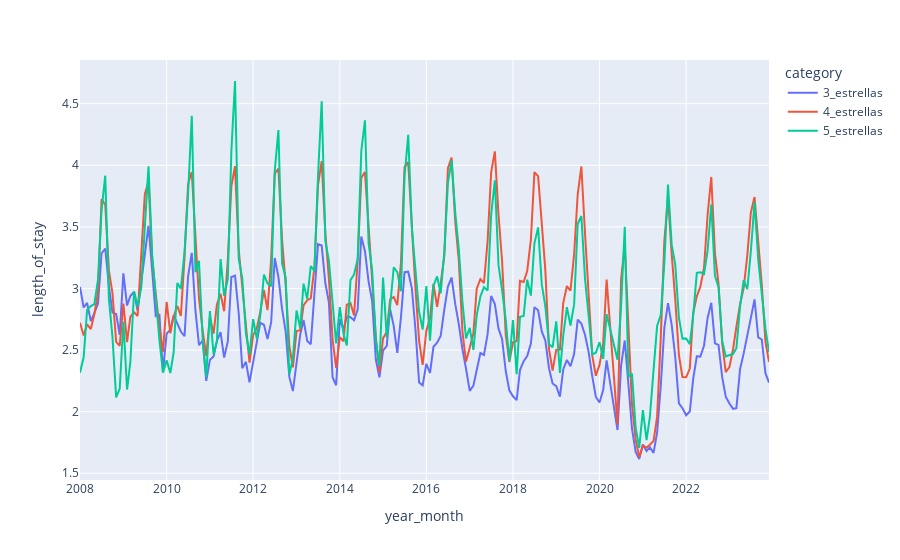

Notebook source saved alongside this figure:
### Code cell
# TODO: lineplot de la estancia media (en dias) por categoria

px.line(
    data_frame = df_cat_hotels,
    x = 'year_month',
    y = 'length_of_stay',
    color = 'category'
)

### Figure 1 — Plotly figure (JSON) as saved in the notebook; plotly's stock layout.template omitted (floating-point values rounded to 4 significant figures; data arrays with more than 128 entries replaced by an {"elided": "..."} marker saying what was removed)
{"data": [{"hovertemplate": "category=3_estrellas<br>year_month=%{x}<br>length_of_stay=%{y}<extra></extra>", "legendgroup": "3_estrellas", "line": {"color": "#636efa", "dash": "solid"}, "marker": {"symbol": "circle"}, "mode": "lines", "name": "3_estrellas", "orientation": "v", "showlegend": true, "type": "scatter", "x": {"elided": "190 str values"}, "xaxis": "x", "y": {"elided": "190 float values"}, "yaxis": "y"}, {"hovertemplate": "category=4_estrellas<br>year_month=%{x}<br>length_of_stay=%{y}<extra></extra>", "legendgroup": "4_estrellas", "line": {"color": "#EF553B", "dash": "solid"}, "marker": {"symbol": "circle"}, "mode": "lines", "name": "4_estrellas", "orientation": "v", "showlegend": true, "type": "scatter", "x": {"elided": "190 str values"}, "xaxis": "x", "y": {"elided": "190 float values"}, "yaxis": "y"}, {"hovertemplate": "category=5_estrellas<br>year_month=%{x}<br>length_of_stay=%{y}<extra></extra>", "legendgroup": "5_estrellas", "line": {"color": "#00cc96", "dash": "solid"}, "marker": {"symbol": "circle"}, "mode": "lines", "name": "5_estrellas", "orientation": "v", "showlegend": true, "type": "scatter", "x": {"elided": "190 str values"}, "xaxis": "x", "y": {"elided": "190 float values"}, "yaxis": "y"}], "layout": {"legend": {"title": {"text": "category"}, "tracegroupgap": 0}, "margin": {"t": 60}, "xaxis": {"anchor": "y", "domain": [0, 1], "title": {"text": "year_month"}}, "yaxis": {"anchor": "x", "domain": [0, 1], "title": {"text": "length_of_stay"}}}}
